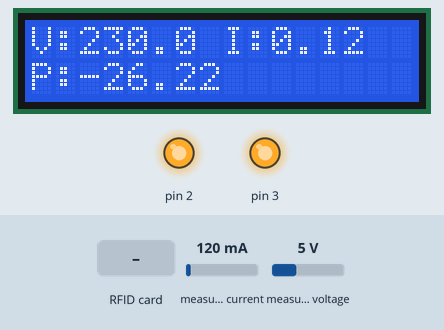
The sketch below on a simulated Arduino Uno, built with avr-gcc and run on an emulated ATmega328P. Parts: 16×2 character LCD, output pins drawn as LEDs (lit = HIGH). Inputs (shaded band) come from the test bench; at power-on: measured current 120 mA, measured voltage 5 V. Pins used as bus, display or sensor lines are not drawn; what the sketch prints to the serial monitor is not drawn.

Above: at 1.3 s.
1.4 s: RFID card 13 A6 B8 00 held to the reader
At 4.1 s:
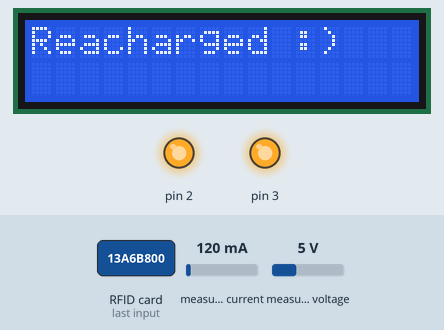
6.0 s: measured current set to 500 mA
At 6.9 s:
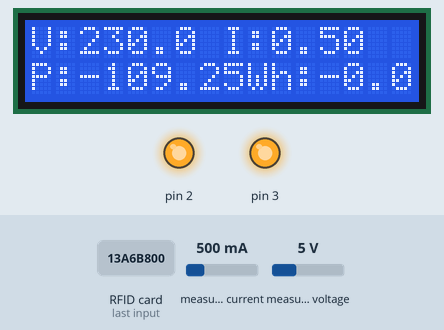
10.6 s: measured voltage set to 0.3 V
At 12.32 s:
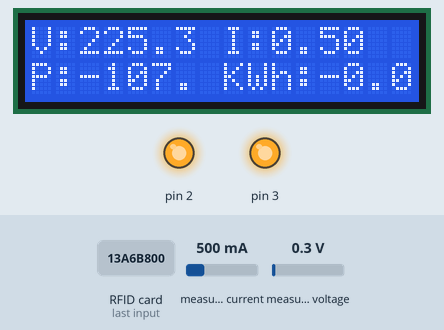
13.6 s: measured current set to 40 mA
At 14.9 s:
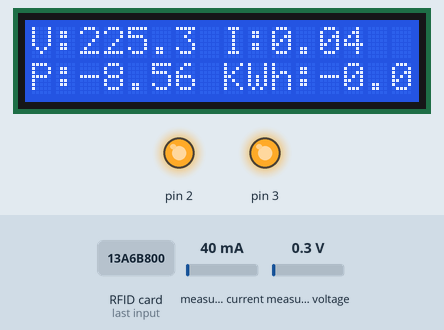
15.3 s: RFID card 33 34 5E DD held to the reader
At 19.0 s:
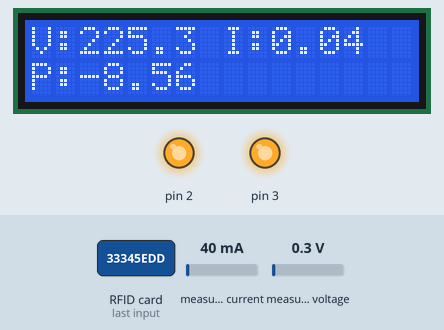
19.9 s: measured voltage set to 3.8 V
At 22.0 s:
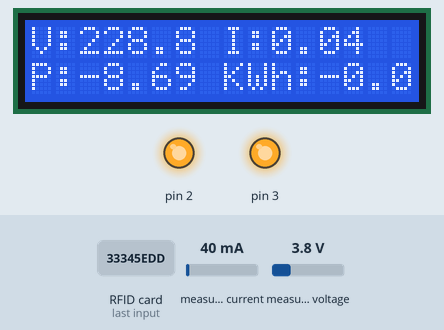
Timing chart, 0 to 23.2 s (numbered marks = the images above; inputs shaded):
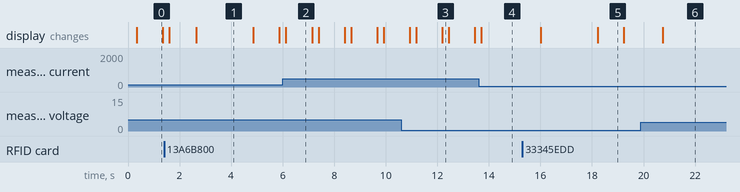

The sketch:

Prepaid_Meter.ino
```cpp
// (licence header left out)
#include <LiquidCrystal_I2C.h>
#include "EmonLib.h"             // Include Emon Library
EnergyMonitor emon1;             // Create an instance
#include <SPI.h>
#include <MFRC522.h>

#define SS_PIN 10
#define RST_PIN 9
MFRC522 mfrc522(SS_PIN, RST_PIN);   // Create MFRC522 instance.

int lastmillis;
LiquidCrystal_I2C lcd(0x27, 16, 2); // set the LCD address to 0x3F for a 16 chars and 2 line display
float kwh;
unsigned long totalET;
float dailykwh;
float totalkwh;
int timer = 15;
int cardid = 0;
void setup()
{
  Serial.begin(9600);
  lcd.init();
  lcd.clear();
  lcd.backlight();
  emon1.voltage(A0, 149, 1.7);  // Voltage: input pin, calibration, phase_shift
  emon1.current(A1, 25);       // Current: input pin, calibration.
  pinMode(2, OUTPUT);
  pinMode(3, OUTPUT);
  digitalWrite(2, HIGH);
  digitalWrite(3, HIGH);
  SPI.begin();      // Initiate  SPI bus
  mfrc522.PCD_Init();   // Initiate MFRC522
  Serial.println("Approximate your card to the reader...");
  Serial.println();
}

void loop() {
  emon1.calcVI(20, 2000);        // Calculate all. No.of half wavelengths (crossings), time-out
  float realPower       = emon1.realPower * -1;      //extract Real Power into variable
  float supplyVoltage   = emon1.Vrms;             //extract Vrms into Variable
  float Irms            = emon1.Irms;             //extract Irms into Variable
  Serial.println("V: " + String(supplyVoltage));
  Serial.println("I: " + String(Irms));
  Serial.println("P: " + String(realPower));
  lcd.setCursor(0, 0);  //Set cursor to character 2 on line 0
  lcd.print("V:" + String(supplyVoltage));
  lcd.setCursor(7, 0);  //Set cursor to character 2 on line 0
  lcd.print(" I:" + String(Irms));
  lcd.setCursor(0, 1);  //Set cursor to character 2 on line 0
  lcd.print("P:" + String(realPower));
  uint32_t ts1 = millis();
  delay(1000); //reports at 1 second intervals
  uint32_t ts2 = millis();
  // print the time interval in seconds
  uint32_t ts3 = (ts2 - ts1) / 1000;
  totalET = totalET + ts3;
  Serial.print("Seconds: ");
  Serial.println(totalET);
  kwh = realPower * ts3 / 3600000;
  dailykwh = dailykwh + kwh;
  totalkwh = totalkwh + dailykwh;
  Serial.print("Total KWh: "); //from reboot
  Serial.println(totalkwh, 4);
  lcd.setCursor(7, 1);  //Set cursor to character 2 on line 0
  lcd.print(" KWh:" + String(totalkwh));

  Serial.println(cardid);
  Serial.println(timer);
  if (totalET >= timer && cardid == 0) {
    digitalWrite(2, LOW);
    digitalWrite(3, LOW);
    lcd.clear();
    lcd.setCursor(0, 0); //Set cursor to character 2 on line 0
    lcd.print("Need Topup :(");//from reboot
    Serial.println("Please Recharge");
    delay(2000);
  }
  if (totalET >= timer && cardid == 1) {
    digitalWrite(2, LOW);
    digitalWrite(3, LOW);
    lcd.clear();
    lcd.setCursor(0, 0); //Set cursor to character 2 on line 0
    lcd.print("Need Topup :(");//from reboot
    Serial.println("Please Recharge");
    delay(2000);
  }
  if (totalET >= timer && cardid == 2) {
    digitalWrite(2, LOW);
    digitalWrite(3, LOW);
    lcd.clear();
    lcd.setCursor(0, 0); //Set cursor to character 2 on line 0
    lcd.print("Need Topup :(");//from reboot
    Serial.println("Please Recharge");
    delay(2000);
  }
  if (totalET >= 86400) { //restart every 24 hours
    ts1 = 0;
    ts2 = 0;
    totalET = 0;
    dailykwh = 0;
  }
  // Look for new cards
  if ( ! mfrc522.PICC_IsNewCardPresent())
  {
    return;
  }
  // Select one of the cards
  if ( ! mfrc522.PICC_ReadCardSerial())
  {
    return;
  }
  //Show UID on serial monitor
  Serial.print("UID tag :");
  String content = "";
  byte letter;
  for (byte i = 0; i < mfrc522.uid.size; i++)
  {
    Serial.print(mfrc522.uid.uidByte[i] < 0x10 ? " 0" : " ");
    Serial.print(mfrc522.uid.uidByte[i], HEX);
    content.concat(String(mfrc522.uid.uidByte[i] < 0x10 ? " 0" : " "));
    content.concat(String(mfrc522.uid.uidByte[i], HEX));
  }
  Serial.println();
  content.toUpperCase();
  Serial.println(content.substring(1));
  ts1 = 0;
  ts2 = 0;
  totalET = 0;
  dailykwh = 0;
  if (content.substring(1) == "13 A6 B8 00") //change here the UID of the card/cards that you want to give access
  {
    cardid = 1;
    timer = 30;
    lcd.clear();
    lcd.setCursor(0, 0); //Set cursor to character 2 on line 0
    lcd.print("Reacharged :)");//from reboot
    delay(2000);
  }
  else if (content.substring(1) == "33 34 5E DD") //change here the UID of the card/cards that you want to give access
  {
    cardid = 2;
    timer = 60;
    lcd.clear();
    lcd.setCursor(0, 0); //Set cursor to character 2 on line 0
    lcd.print("Reacharged :)");//from reboot
    delay(2000);
  }
  else   {
    cardid = 0;
    timer = 15;
  }
}
```

Measured:
- after the input at 1.4 s, the display: first differs from a run without the input after 1.2 s (image 1)
- after the input at 6.0 s, the display: changes after 0.13 s (image 2)
- after the input at 10.6 s, the display: first differs from a run without the input after 0.58 s (image 3 shows a later state)
- after the input at 13.6 s, the display: changes after 0.11 s (image 4)
- after the input at 15.3 s, the display: first changes after 0.70 s (image 5 shows a later state)
- after the input at 19.9 s, the display: changes after 0.85 s (image 6)
- what the display in image 0 shows lasts 1.1 s, from 0.3 s to 1.4 s
